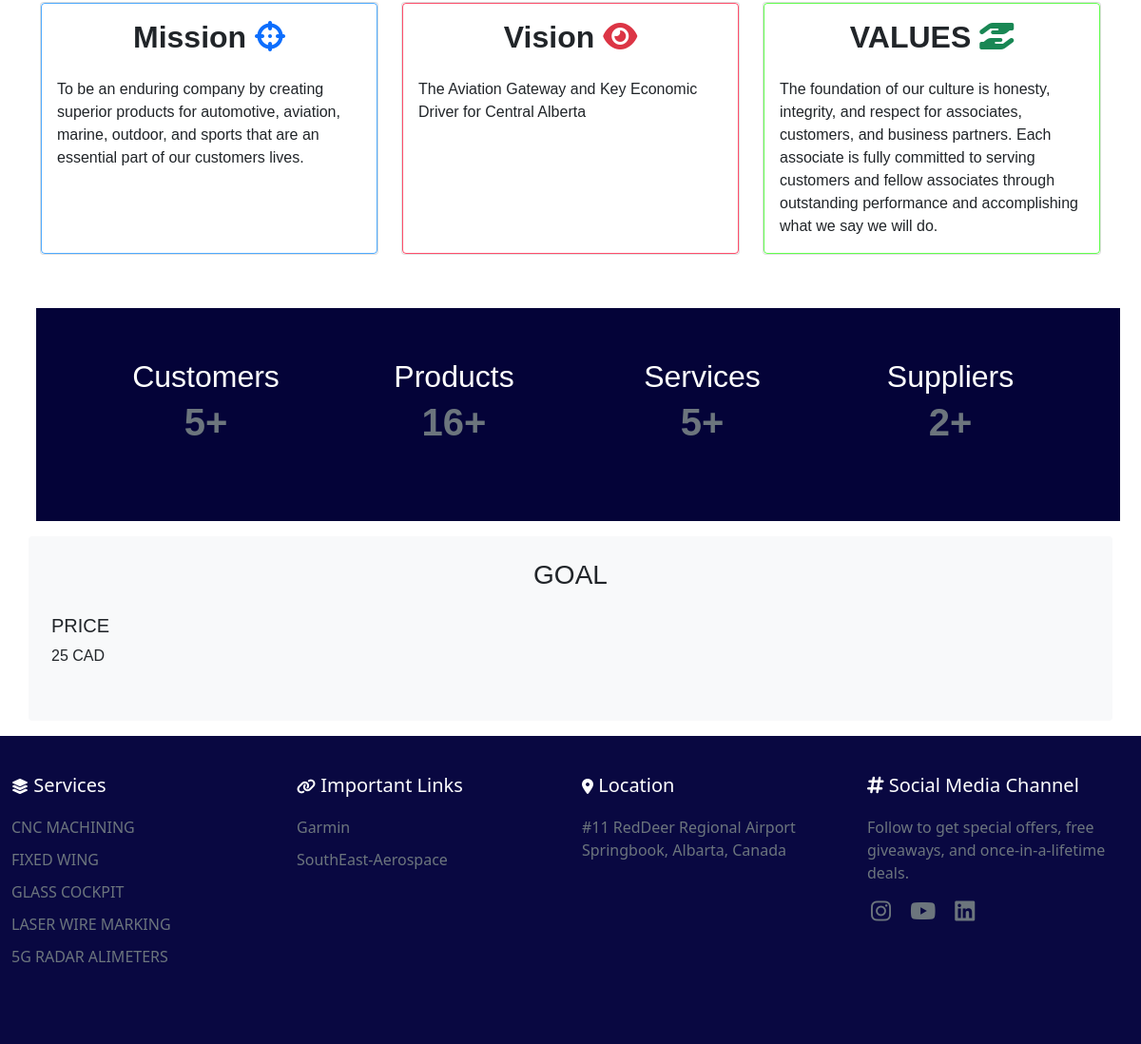
Page /about/ (lower part) on the earlier database version.
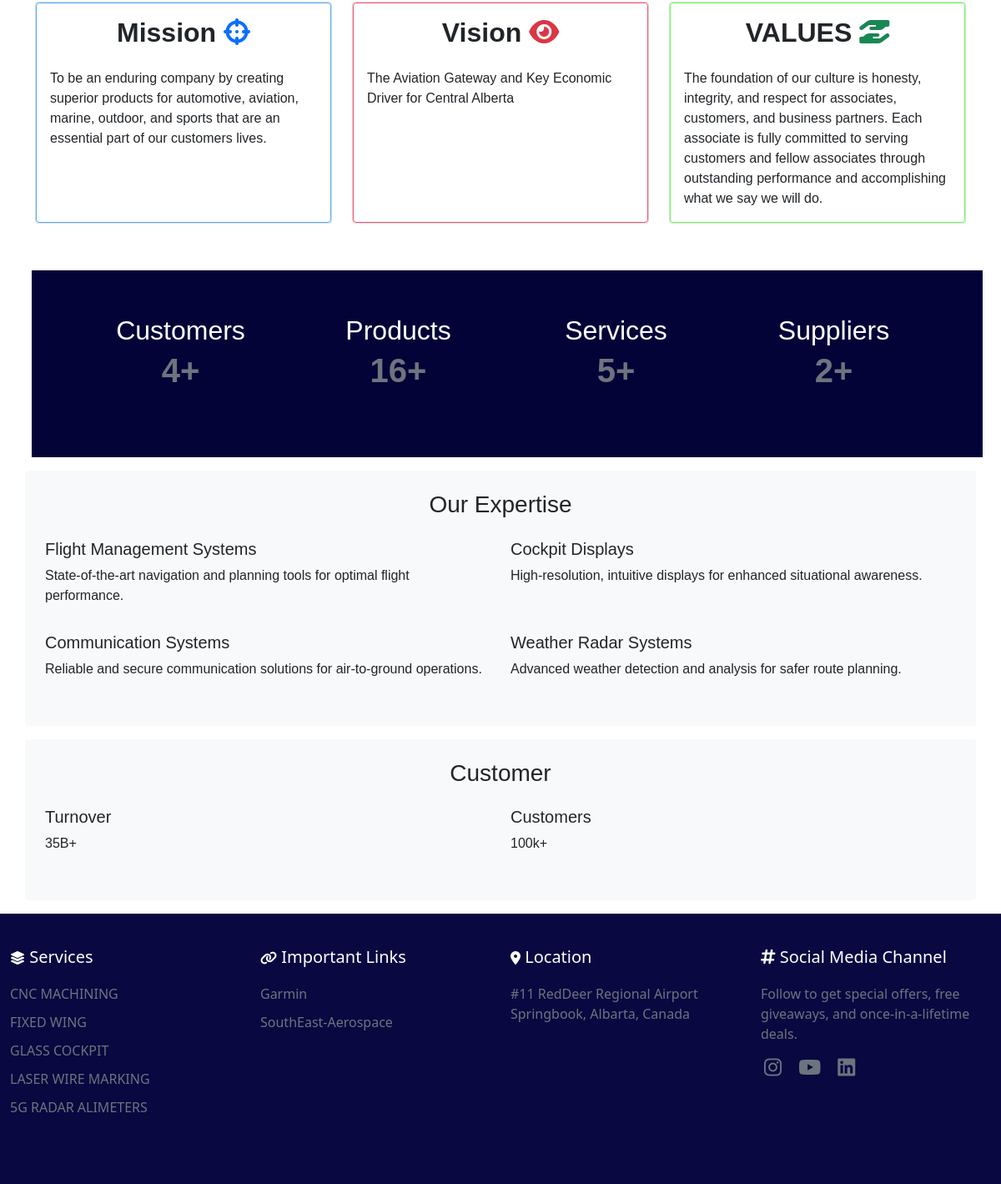
Same page on the later database version.
### additional_option/models.py (models this page shows, shortened)
class AboutContent(models.Model):
    class Meta:
        verbose_name = "About Content"
        verbose_name_plural = "About Description"
    main_description = models.TextField(default='Serving all of Western Canada, we offer sales of new and used equipment as well as installations on both commercial and private planes. We specialize in avionics line maintenance, retrofits and component repairs. We’re a Transport Canada approved organization and have been in business since 1979, serving all sectors of the aviation industry.', blank=False, null=False)
    field1 = models.CharField(max_length=20, default='Mission', blank=False, help_text='first card name')
    field1_Description = models.TextField(max_length=800, default='To be an enduring company by creating superior products for automotive, aviation, marine, outdoor, and sports that are an essential part of our customers lives.', help_text='Enter description for field1')
    field2 = models.CharField(max_length=20, default='Vision', blank=False, help_text='second card name')
    field2_Description = models.TextField(max_length=800, default='The Aviation Gateway and Key Economic Driver for Central Alberta', help_text='Enter description for field2')
    field3 = models.CharField(max_length=20, default='VALUES', blank=False, help_text='third card name')
    field3_Description = models.TextField(max_length=800, default='The foundation of our culture is honesty, integrity, and respect for associates, customers, and business partners. Each associate is fully committed to serving customers and fellow associates through outstanding performance and accomplishing what we say we will do.', help_text='Enter description for field3')

class AboutSection(models.Model):
    class Meta:
        verbose_name = "About Section"
        verbose_name_plural = "About Page Sections"
    about = models.ForeignKey('AboutContent', on_delete=models.CASCADE, related_name='sections', blank=True, null=True)
    title = models.CharField(max_length=50, blank=False, default='', null=False)
    description = models.TextField(max_length=100, blank=True, default='', help_text='it is optional to have the description')
    column = models.JSONField(default=dict)

class Service(models.Model):
    name = models.CharField(max_length=40, default='', blank=False, null=False)
    image = models.ImageField(upload_to='static/service/images/')
    status = models.BooleanField(default=True)
    description = models.TextField(default='')
    service_type = models.CharField(default='', max_length=40, blank=False, null=False)
    specifications = models.JSONField(default=dict)
    technical_information = models.JSONField(default=dict)

class Link(models.Model):
    name = models.CharField(max_length=40, default='', blank=False, null=False)
    url = models.CharField(max_length=100, default='', blank=False, null=False)
    class Meta:
        verbose_name = 'Important Link'
        verbose_name_plural = 'Important Links'

### QFAvionics/views.py (the view)
# urls.py: path("about/", aboutpage, name="aboutpage"),
def aboutpage(request):
    about = AboutContent.objects.filter(pk=1)
    if about:
        about = about.first()
        sections = about.sections.all()
    else:
        sections = []
    data = {
        "suppliers": Link.objects.count(),
        "users": CustomUser.objects.filter(is_staff=False).count(),
        "products": Product.objects.count(),
        "services": Service.objects.count()
    }
    return render(request, "about.html", {'content':about, 'sections':sections, 'count':data})

### QFAvionics/header_context.py (called while the page is built)
def header_options(request):
    options = {
        "categories": [category.name for category in Category.objects.all()],
        "services" : [service for service in Service.objects.all()],
        "links": Link.objects.all(),
        "no_of_items":  get_total_items(request),
    }
    return options

### additional_option/models.py (called while the page is built)
    @classmethod
    def load(cls):
        obj, created = cls.objects.get_or_create(pk=1)
        return obj

### additional_option/utils.py (called while the page is built)
def get_setting():
    settings = cache.get('site_settings', False)
    if not settings:
        settings = SiteSettings.load()
        cache.set('site_settings', settings, timeout=600)
    return settings

### shopcart/views.py (called while the page is built)
def get_total_items(request):
    cart = Cart(request)
    cartitems = cart.cart
    total = 0
    for key, value in cartitems.items():
        total += value["quantity"]
    return total

### templates/about.html (shortened to what this page needs)
{% extends "master.html" %}
{% block content %}
{% load static %}
<main id="mainbox">
        <div class="container p-0 mt-5">
            <main>
                <section class="row bg-0 py-5 m-0">
                    <div class="col-md-4 mb-4 mb-md-0">
                        <div class="card h-100 border-3-dark rounded">
                            <div class="card-body rounded" style="border: 1px solid rgba(0, 132, 255, 0.692);">
                                <h2 class="card-title text-center mb-4 fs-2 fw-bold">{{content.field1}} <i class="fa-solid fa-crosshairs text-primary"></i></h2>
                                <p class="card-text">
                                        {{content.field1_Description}}
                                </p>
                            </div>
                        </div>
                    </div>
                    <div class="col-md-4 mb-4 mb-md-0">
                        <div class="card h-100 border-3-dark rounded">
                            <div class="card-body rounded" style="border: 1px solid rgba(255, 0, 43, 0.692);">
                                <h2 class="card-title text-center mb-4 fs-2 fw-bold">{{content.field2}} <i class="fa-solid fa-eye text-danger"></i></h2>
                                <p class="card-text">
                                    {{content.field2_Description}}
                                </p>
                            </div>
                        </div>
                    </div>
                    <div class="col-md-4">
                        <div class="card h-100 border-3-dark rounded">
                            <div class="card-body rounded" style="border: 1px solid rgba(30, 255, 0, 0.692);">
                                <h2 class="card-title text-center mb-4 fs-2 fw-bold">{{content.field3}} <i class="fa-solid fa-hand-holding-hand text-success"></i></h2>
                                <p class="card-text">
                                    {{content.field3_Description}}
                                </p>
                            </div>
                        </div>
                    </div>
                </section>
                <section class="container-fluid row justify-content-between align-items-center m-2 p-5 text-white" style="background-color: #040338;">
                    <div class="col-12 col-sm-6 col-md-3 text-center">
                        <p class="fs-2" style="margin-bottom: 0px;">Customers</p>
                        <h1 class="text-secondary fw-bold">{{count.users}}+</h1>
                    </div>
                    <div class="col-12 col-sm-6 col-md-3 text-center">
                        <p class="fs-2" style="margin-bottom: 0px;">Products</p>
                        <h1 class="text-secondary fw-bold">{{count.products}}+</h1>
                    </div>
                    <div class="col-12 col-sm-6 col-md-3 text-center">
                        <p class="fs-2" style="margin-bottom: 0px;">Services</p>
                        <h1 class="text-secondary fw-bold">{{count.services}}+</h1>
                    </div>
                        <div class="col-12 col-sm-6 col-md-3 text-center">
                            <p class="fs-2" style="margin-bottom: 0px;">Suppliers</p>
                            <h1 class="text-secondary fw-bold">{{count.suppliers}}+</h1>
                        </div>
                </section>
                {% for section in sections %}
                <section class="bg-light p-4 rounded my-3">
                    <h2 class="h3 mb-4 text-center">{{section.title}}</h2>
                    <div class="row">
                        {% if section.column %}
                        {% for title, info in section.column.items %}
                        <div class="col-md-6 mb-3">
                            <h4 class="h5">{{title}}</h4>
                            <p>{{info}}</p>
                        </div>
                        {% endfor %}
                        {% endif %}
                    </div>
                </section>
                {% endfor %}
            </main>
        </div>
</main>
{% endblock %}

### templates/master.html (shortened to what this page needs)
<!DOCTYPE html>
<html lang="en">
<head>
    <link href="https://cdn.jsdelivr.net/npm/bootstrap@5.0.2/dist/css/bootstrap.min.css" rel="stylesheet"
>
    <link rel="stylesheet" href="https://cdnjs.cloudflare.com/ajax/libs/font-awesome/6.4.0/css/all.min.css">
    {% load static %}
    <link rel="stylesheet" href="{% static 'css/index.css' %}">
</head>
<body>
    <main id="mainbox" class="">
        {% block content %}
        {% endblock %}
    </main>
    <footer class="footer">
        <div class="container-fluid">
            <div class="row">
                <div class="col-md-3 mb-4">
                    <h5><i class="fa-solid fa-layer-group fs-6"></i> Services</h5>
                    <ul>
                        {% if services %}
                        {% for service in services|slice:":8" %}
                        <a href="{% url 'service' id=service.id %} " class="text-decoration-none text-secondary">
                            <li>{{service.name}}</li>
                        </a>
                        {% endfor %}
                        {% endif %}
                    </ul>
                </div>
                <div class="col-md-3 mb-4">
                    <h5><i class="fa-solid fa-link fs-6"></i> Important Links</h5>
                    <ul class="text-secondary">
                        {% if links %}
                        {% for link in links %}
                        <a href="{{link.url}}" target="_blank" class="text-decoration-none text-secondary">
                            <li>{{link.name}}</li>
                        </a>
                        {% endfor %}
                        {% endif %}
                    </ul>
                </div>
                <div class="col-md-3 mb-4">
                    <h5><i class="fa-solid fa-location-dot fs-6"></i> Location</h5>
                    <div class="text-secondary">
                        <a href="https://www.google.com/maps/dir//3801+Airport+Dr,+Springbrook,+AB+T4S+2E8/@52.1763421,-113.9696467,12z/data=!4m8!4m7!1m0!1m5!1m1!1s0x537450468fc942f9:0xb14e4971aebfab17!2m2!1d-113.8872465!2d52.1763708?entry=ttu&g_ep=EgoyMDI0MTAyMy4wIKXMDSoASAFQAw%3D%3D" class="text-decoration-none text-secondary" target="_blank">
                            #11 RedDeer Regional Airport Springbook, Albarta, Canada</a>
                    </div>
                </div>
                <div class="col-md-3">
                    <h5><i class="fa-solid fa-hashtag"></i> Social Media Channel</h5>
                    <p class="text-secondary">Follow to get special offers, free giveaways, and once-in-a-lifetime deals.</p>
                    <a href="#" class="text-secondary mt-2 me-2"><i class="fa-brands fa-instagram mx-1 fs-4"></i></a>
                    <a href="#" class="text-secondary mt-2 me-2"><i class="fa-brands fa-youtube mx-1 fs-4"></i></a>
                    <a href="#" class="text-secondary mt-2 me-2"><i class="fa-brands fa-linkedin mx-1 fs-4"></i></a>
                </div>
            </div>
        </div>
    </footer>
</body>
</html>

### static/css/index.css (style rules this page uses)
body, html { height: 100%; display: flex; flex-direction: column; }
#mainbox { flex: 1; }
h1 { font-weight: normal; margin-bottom: 2rem; }
.footer { background-color: #090841; color: white; padding: 40px 0; }
.footer h5 { margin-bottom: 20px; }
.footer ul { list-style-type: none; padding: 0; }
.footer li { margin-bottom: 10px; }

### templates/about.html (style rules this page uses)
body, html { height: 100%; display: flex; flex-direction: column; }
#mainbox { flex: 1; }
.container { margin-top: 10vh; border-radius: 1vh; width: fit-content; font-family: 'Lucida Sans', 'Lucida Sans Regular', 'Lucida Grande', 'Lucida Sans Unicode', Geneva, Verdana, sans-serif; }

Differences in the rows shown:
removed AboutSection: title "GOAL", column "PRICE", column "25 CAD"
added AboutSection: title "Our Expertise", column "Flight Management Systems" "Cockpit Displays" "Communication Systems" "Weather Radar Systems", column "State-of-the-art navigation and planning tools for optimal flight performance." "High-resolution, intuitive displays for enhanced situational awareness." "Reliable and secure communication solutions for air-to-ground operations." "Advanced weather detection and analysis for safer route planning."
added AboutSection: title "Customer", column "Turnover" "Customers", column "35B+" "100k+"
Other differences:
{{ count.users }}: "5" → "4"
